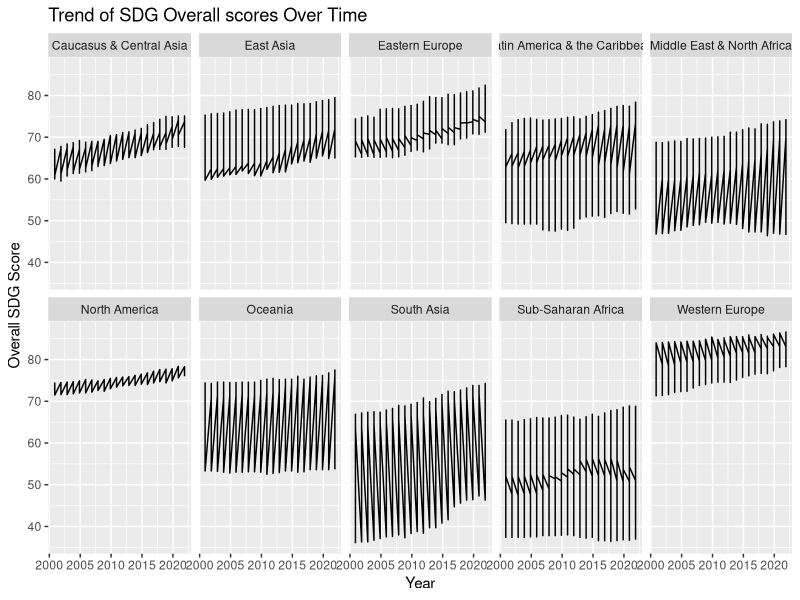
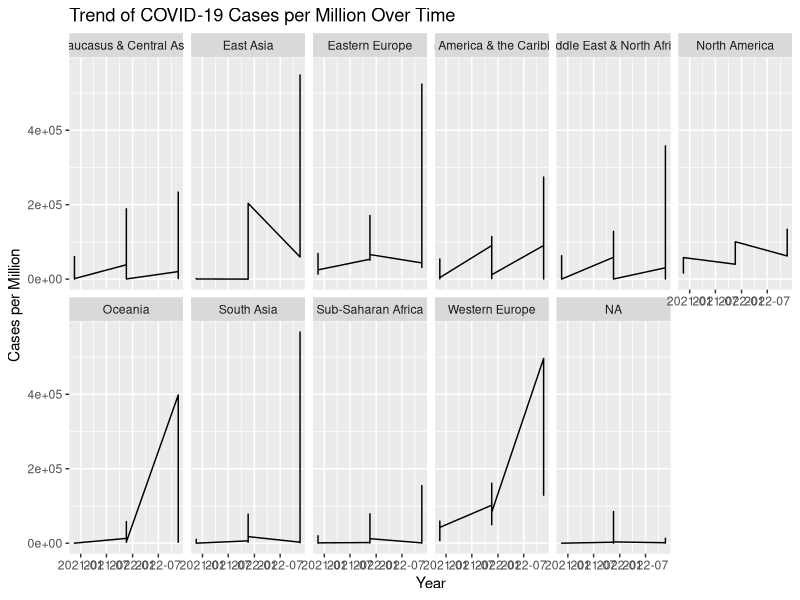
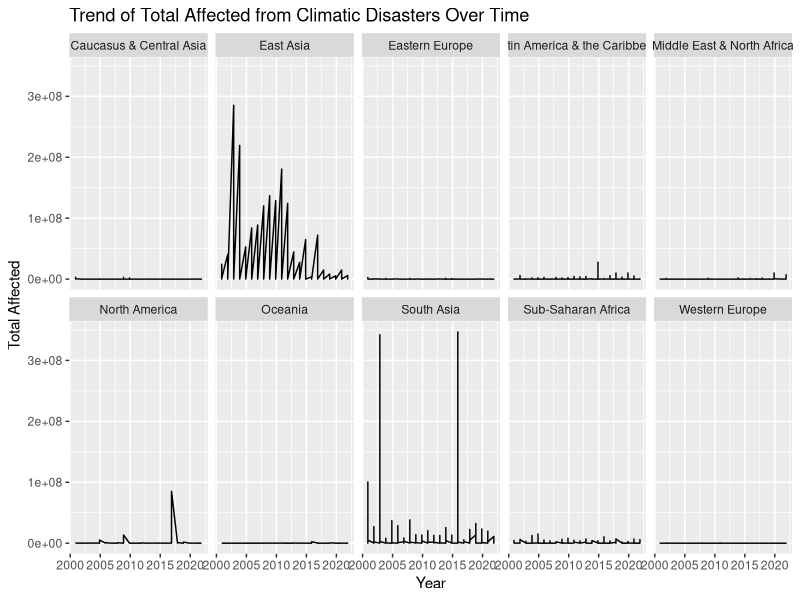
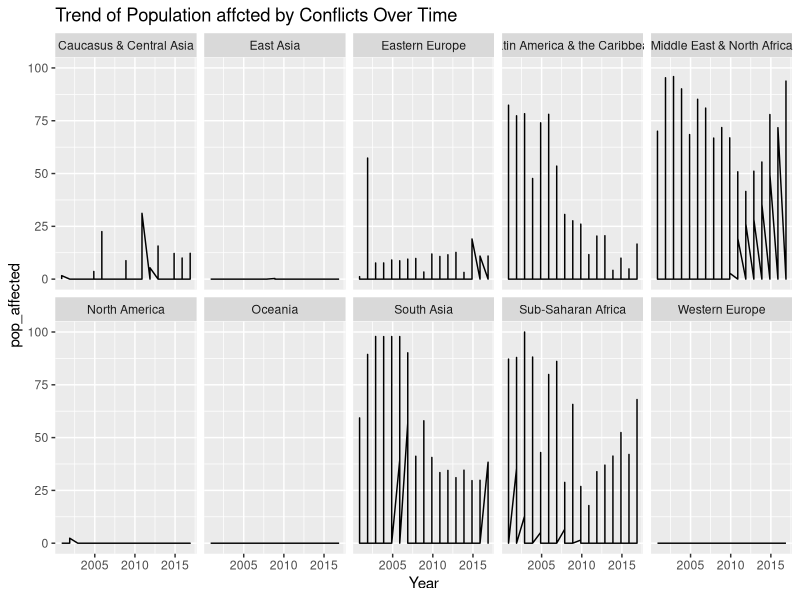
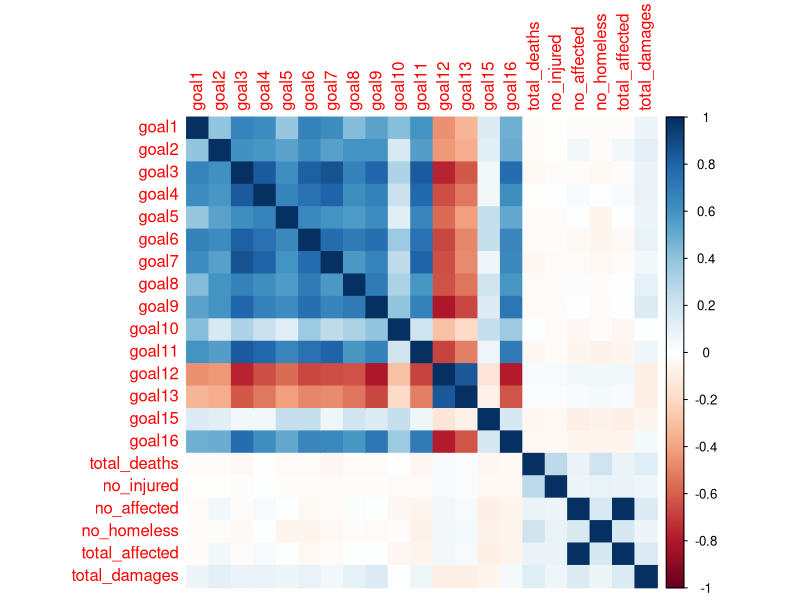
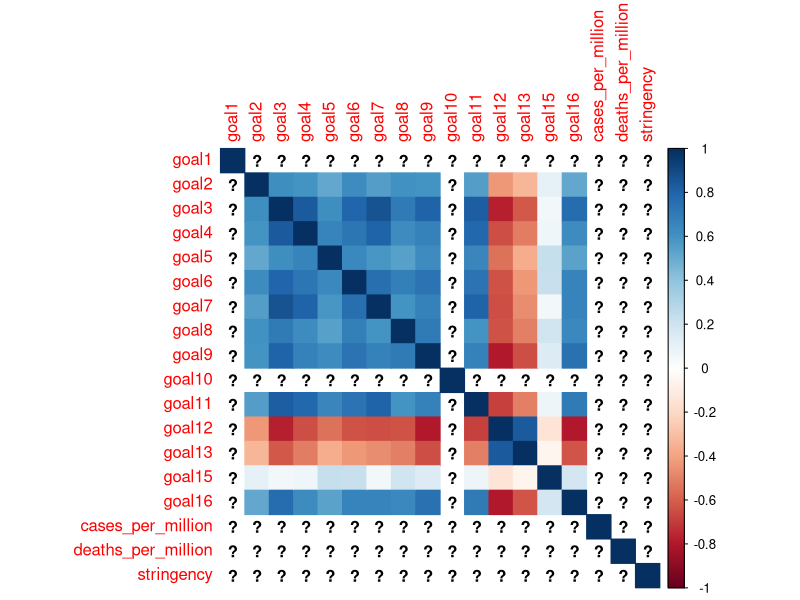

These figures' R source, in order: (Note: this script raises an error after producing the figures.)
###Is the evolution in sustainable development influenced by uncontrollable events, such as economic crisis, health crises and natural disasters? ###

install.packages("corrplot")
install.packages("ggplot2")
install.packages("reshape2")
install.packages("here")
library(corrplot)
library(ggplot2)
library(reshape2)
library(here)


# Importation of the data for this question
Q3.1 <- read.csv(here("scripts", "data", "data_question3_1.csv"))
Q3.2 <- read.csv(here("scripts", "data", "data_question3_2.csv"))
Q3.3 <- read.csv(here("scripts", "data", "data_question3_3.csv"))


#_____________________________________________________________________

#2. Data exploration
#Correlation_matrix <- cor(Q3.1[, c("goal1", "goal2", "goal3", "goal4", "goal5", "goal6", "goal7", "goal8", "goal9", "goa10", "goal11", "goal12", "goal13", "goal15", "goal16", "total_deaths")])


# Convert 'year' column to date format if it's not already in date format
Q3.1$year <- as.Date(as.character(Q3.1$year), format = "%Y")
Q3.2$year <- as.Date(as.character(Q3.2$year), format = "%Y")
Q3.3$year <- as.Date(as.character(Q3.3$year), format = "%Y")

# Replace the missing values by zero
Q3.1[is.na(Q3.1)] <- 0
print(Q3.1)

# Explore descriptive statistics
summary(Q3.1)  # Display summary statistics for all variables


# Time-series analysis of SDG scores by region
ggplot(data = Q3.1, aes(x = year, y = overallscore)) +
  geom_line() +
  labs(title = "Trend of SDG Overall scores Over Time", x = "Year", y = "Overall SDG Score")+
  facet_wrap(~ region, nrow = 2)  # Modify nrow as per your preference for rows in facet grid


# Time-series analysis of COVID-19 cases per million by region
# Filter COVID-19 data for dates after 2020
covid_filtered <- Q3.2[Q3.2$year >= as.Date("2020-01-01"), ]

ggplot(data = covid_filtered, aes(x = year, y = cases_per_million)) +
  geom_line() +
  labs(title = "Trend of COVID-19 Cases per Million Over Time", x = "Year", y = "Cases per Million")+
  facet_wrap(~ region, nrow = 2)  # Modify nrow as per your preference for rows in facet grid


# Time-series analysis of climatic disasters (e.g., total affected)
ggplot(data = Q3.1, aes(x = year, y = total_affected)) +
  geom_line() +
  labs(title = "Trend of Total Affected from Climatic Disasters Over Time", x = "Year", y = "Total Affected")+
  facet_wrap(~ region, nrow = 2)  # Modify nrow as per your preference for rows in facet grid


# Time-series analysis of Conflicts
# Filter conflict data for the years between 2000 and 2016
conflicts_filtered <- Q3.3[Q3.3$year >= as.Date("2000-01-01") & Q3.3$year <= as.Date("2016-12-31"), ]

ggplot(data = conflicts_filtered, aes(x = year, y = pop_affected)) +
  geom_line() +
  labs(title = "Trend of Population affcted by Conflicts Over Time", x = "Year", y = "pop_affected")+
  facet_wrap(~ region, nrow = 2)  # Modify nrow as per your preference for rows in facet grid



#___________________________________________________________________________________________
#3. correlation Analysis per country -> irrelevant, I ll try to do it by region

# Extract relevant columns (goals and disaster variables) from Q3.1
disaster_data <- Q3.1[, c("goal1", "goal2", "goal3", "goal4", "goal5", "goal6", "goal7", "goal8", "goal9", "goal10", "goal11", "goal12", "goal13", "goal15", "goal16", "total_deaths", "no_injured", "no_affected", "no_homeless", "total_affected", "total_damages")]

# Compute correlation matrix
correlation_disaster <- cor(disaster_data)

# Visualize correlation matrix (optional)
corrplot::corrplot(correlation_disaster, method = "color")




# Extract relevant columns (goals and COVID-19 variables) from Q3.2
covid_data <- Q3.2[, c("goal1", "goal2", "goal3", "goal4", "goal5", "goal6", "goal7", "goal8", "goal9", "goal10", "goal11", "goal12", "goal13", "goal15", "goal16", "cases_per_million", "deaths_per_million", "stringency")]

# Compute correlation matrix
correlation_covid <- cor(covid_data)

# Visualize correlation matrix (optional)
corrplot::corrplot(correlation_covid, method = "color")




# Extract relevant columns (goals and conflict variables) from Q3.3
conflict_data <- Q3.3[, c("goal1", "goal2", "goal3", "goal4", "goal5", "goal6", "goal7", "goal8", "goal9", "goal10", "goal11", "goal12", "goal13", "goal15", "goal16", "pop_affected", "area_affected", "max_intensity")]

# Compute correlation matrix
correlation_conflict <- cor(conflict_data)

# Visualize correlation matrix (optional)
corrplot::corrplot(correlation_conflict, method = "color")





####### 3. correlation Analysis per Region#####

# Get the names of the regions from the disaster dataset
regions <- unique(Q3.1$region)

# Visualize correlation matrix for each region with region names
corrplot::corrplot(
  correlation_disaster_by_region,
  method = "color",
  title = "Correlation Matrix for Disaster Dataset by Region",
  col.names = regions,
  row.names = regions
)

# Group data by region and calculate mean for each variable
disaster_data_by_region <- Q3.1 %>%
  group_by(region) %>%
  summarize(across(starts_with("goal"), mean),  # Compute mean for goal variables
            across(total_deaths:total_damages, sum))  # Sum for disaster-related variables

# Compute correlation matrix for each region
correlation_disaster_by_region <- cor(disaster_data_by_region[, -1])

# Visualize correlation matrix for each region (optional)
corrplot::corrplot(correlation_disaster_by_region, method = "color")



# Group data by region
grouped_data_by_region <- Q3.1 %>%
  group_by(region)

# Compute correlations between SDG goals and disaster-related variables for each region
correlations_by_region <- grouped_data_by_region %>%
  summarize(across(starts_with("goal"), ~cor(.x, total_affected)),  # Correlations with total_affected variable
            across(starts_with("goal"), ~cor(.x, total_deaths)),    # Correlations with total_deaths variable
            .groups = "drop")





grouped_data_by_region <- Q3.1 %>%
  group_by(region)

# Specify the list of disaster-related variables you want to correlate with SDG goals
disaster_variables <- c("total_affected", "total_deaths", "no_injured", "total_damages", "no_homeless")  # Update with your desired variables

# Compute correlations between SDG goals and multiple disaster-related variables for each region
correlations_by_region <- grouped_data_by_region %>%
  summarize(across(starts_with("goal"), ~cor(.x, across(all_of(disaster_variables)))), .groups = "drop")

# View correlations by region
print(correlations_by_region)





# Subset data for South and East Asia from Q3.1 dataset
south_east_asia_data <- Q3.1[Q3.1$region %in% c("South Asia", "East Asia"), ]


# Select relevant columns for correlation analysis
relevant_columns <- c("goal1", "goal2", "goal3", "goal4", "goal5", "goal6", "goal7", "goal8", "goal9", "goal10", "goal11", "goal12", "goal13", "goal15", "goal16", "total_deaths", "no_injured", "no_affected", "no_homeless", "total_affected", "total_damages")

# Compute correlation matrix for South and East Asia data
correlation_matrix <- cor(south_east_asia_data[, relevant_columns], use = "complete.obs")

# View the correlation matrix
print(correlation_matrix)

# Plotting the correlation matrix
corrplot(correlation_matrix, method = "color", type = "upper", order = "original", 
         tl.col = "black", tl.srt = 45)




























#______________________________________________________________________________________-
##Disasters
head(Q3.1)
str(Q3.1)

# Replace the missing values by zero
Q3.1[is.na(Q3.1)] <- 0
print(Q3.1)


#Correlations between variables
Q3.1_Correlation <- Q3.1 %>% 
  select(overallscore:total_damages)

#Calculate correlation matrix
Q3.1_corr_matrix <- cor(Q3.1_Correlation, use = "everything")
print(Q3.1_corr_matrix)

## Heatmap
# Melt the correlation matrix
#cor_melted <- melt(Q3.1_corr_matrix)

# Create p-value matrix
cor_matrix <- matrix(nrow = ncol(Q3.1_corr_matrix), ncol = ncol(Q3.1_corr_matrix))
p_matrix <- matrix(nrow = ncol(Q3.1_corr_matrix), ncol = ncol(Q3.1_corr_matrix))
rownames(cor_matrix) <- colnames(Q3.1_corr_matrix)
rownames(p_matrix) <- colnames(Q3.1_corr_matrix)
colnames(cor_matrix) <- colnames(Q3.1_corr_matrix)
colnames(p_matrix) <- colnames(Q3.1_corr_matrix)


# Calculate p-values
for (i in 1:ncol(Q3.1_corr_matrix)) {
  for (j in 1:ncol(Q3.1_corr_matrix)) {
    # Exclude missing values before performing the correlation test
    non_missing_rows <- complete.cases(Q3.1_corr_matrix[, c(i, j)])
    
    if (sum(non_missing_rows) > 1) {  # Check if there are enough non-missing observations
      test_result <- cor.test(Q3.1_corr_matrix[non_missing_rows, i], 
                              Q3.1_corr_matrix[non_missing_rows, j])
      cor_matrix[i, j] <- test_result$estimate
      p_matrix[i, j] <- test_result$p.value
    } else {
      p_matrix[i, j] <- NA  # Set to NA if not enough non-missing observations
    }
  }
}

# Melt for ggplot2
melted_cor_matrix <-
  melt(cor_matrix)
melted_p_matrix <-
  melt(matrix(as.vector(p_matrix), nrow = ncol(Q3.1_corr_matrix)))

# Combine the datasets
plot_data <- cbind(melted_cor_matrix, p_value = melted_p_matrix$value)

# Create the ggplot2 plot
ggplot(data = plot_data, aes(Var1, Var2, fill = value)) +
  geom_tile() +
  
  # Add text labels for correlation values and color based on significance
  geom_text(aes(label = sprintf("%.2f", value), color = p_value < 0.05),
            vjust = 1, size = 2.5) +
  
  # Customize the color scale
  scale_fill_gradient2(low = "blue", high = "red", mid = "white", 
                       midpoint = 0, limit = c(-1, 1), space = "Lab", 
                       name = "Pearson\nCorrelation") +
  
  # Customize the color legend for significance
  scale_color_manual(values = c("black", "turquoise")) + # black when significant, yellow if not
  
  # Adjust the appearance of the plot
  theme_minimal() +
  theme(axis.text.x = element_text(angle = 45, vjust = 1, size = 7, hjust = 1),
        axis.text.y = element_text(size= 7, hjust = 1),
        legend.position = "none") +
  
  # Little adjustments and labels
  coord_fixed() +
  labs(x = '', y = '', title = 'Correlation Matrix Heatmap Disaters')





#2ème??

#Correlations between variables
Q3.1_Correlation <- Q3.1 %>% 
  select(overallscore:total_damages)

# Calculate the correlation matrix
matrice_correlation <- cor(Q3.1_Correlation, use = "complete.obs")

# Print  the correlation matrix
print(matrice_correlation)


# Melt the correlation matrix for ggplot2
cor_melted <- as.data.frame(as.table(matrice_correlation))
names(cor_melted) <- c("Variable1", "Variable2", "Correlation")

# Create the heatmap
ggplot(data = cor_melted, aes(Variable1, Variable2, fill = Correlation)) +
  geom_tile() +
  scale_fill_gradient2(low = "blue", high = "red", mid = "white",
                       midpoint = 0, limit = c(-1, 1), space = "Lab",
                       name = "Corrélation") +
  theme_minimal() +
  theme(axis.text.x = element_text(angle = 45, vjust = 1, size = 8, hjust = 1),
        axis.text.y = element_text(size = 8)) +
  coord_fixed() +
  labs(x = '', y = '',
       title = 'Matrice de Corrélation et Heatmap')




#__________________________________________________________________________________


##COVID
Q3.2 <- read.csv(here("scripts", "data", "data_question3_2.csv"))
str(Q3.2)

#Correlations between variables
Q3.2_Correlation <- Q3.2 %>% 
  select(overallscore:stringency)

#Calculate correlation matrix
Q3.2_corr_matrix <- cor(Q3.2_Correlation, use = "everything")
print(Q3.2_corr_matrix)

## Heatmap

# Create p-value matrix
cor_matrix <- matrix(nrow = ncol(Q3.2_corr_matrix), ncol = ncol(Q3.2_corr_matrix))
p_matrix <- matrix(nrow = ncol(Q3.2_corr_matrix), ncol = ncol(Q3.2_corr_matrix))
rownames(cor_matrix) <- colnames(Q3.2_corr_matrix)
rownames(p_matrix) <- colnames(Q3.2_corr_matrix)
colnames(cor_matrix) <- colnames(Q3.2_corr_matrix)
colnames(p_matrix) <- colnames(Q3.2_corr_matrix)


# Calculate p-values
for (i in 1:ncol(Q3.2_corr_matrix)) {
  for (j in 1:ncol(Q3.2_corr_matrix)) {
    # Exclude missing values before performing the correlation test
    non_missing_rows <- complete.cases(Q3.2_corr_matrix[, c(i, j)])
    
    if (sum(non_missing_rows) > 1) {  # Check if there are enough non-missing observations
      test_result <- cor.test(Q3.2_corr_matrix[non_missing_rows, i], 
                              Q3.2_corr_matrix[non_missing_rows, j])
      cor_matrix[i, j] <- test_result$estimate
      p_matrix[i, j] <- test_result$p.value
    } else {
      p_matrix[i, j] <- NA  # Set to NA if not enough non-missing observations
    }
  }
}

# Melt for ggplot2
melted_cor_matrix <-
  melt(cor_matrix)
melted_p_matrix <-
  melt(matrix(as.vector(p_matrix), nrow = ncol(Q3.2_corr_matrix)))

# Combine the datasets
plot_data <- cbind(melted_cor_matrix, p_value = melted_p_matrix$value)

# Create the ggplot2 plot
ggplot(data = plot_data, aes(Var1, Var2, fill = value)) +
  geom_tile() +
  
  # Add text labels for correlation values and color based on significance
  geom_text(aes(label = sprintf("%.2f", value), color = p_value < 0.05),
            vjust = 1, size = 2.5) +
  
  # Customize the color scale
  scale_fill_gradient2(low = "blue", high = "red", mid = "white", 
                       midpoint = 0, limit = c(-1, 1), space = "Lab", 
                       name = "Pearson\nCorrelation") +
  
  # Customize the color legend for significance
  scale_color_manual(values = c("black", "turquoise")) + # black when significant, yellow if not
  
  # Adjust the appearance of the plot
  theme_minimal() +
  theme(axis.text.x = element_text(angle = 45, vjust = 1, size = 7, hjust = 1),
        axis.text.y = element_text(size=7, hjust = 1),
        legend.position = "none") +
  
  # Little adjustments and labels
  coord_fixed() +
  labs(x = '', y = '', title = 'Correlation Matrix Heatmap Covid')




#____________________________________________________________________________________
##Conflicts
Q3.3 <- read.csv(here("scripts", "data", "data_question3_3.csv"))
str(Q3.3)

#Correlations between variables
Q3.3_Correlation <- Q3.3 %>% 
  select(overallscore:maxintensity)

#Calculate correlation matrix
Q3.3_corr_matrix <- cor(Q3.3_Correlation, use = "everything")
print(Q3.2_corr_matrix)

## Heatmap

# Create p-value matrix
cor_matrix <- matrix(nrow = ncol(Q3.3_corr_matrix), ncol = ncol(Q3.3_corr_matrix))
p_matrix <- matrix(nrow = ncol(Q3.3_corr_matrix), ncol = ncol(Q3.3_corr_matrix))
rownames(cor_matrix) <- colnames(Q3.3_corr_matrix)
rownames(p_matrix) <- colnames(Q3.3_corr_matrix)
colnames(cor_matrix) <- colnames(Q3.3_corr_matrix)
colnames(p_matrix) <- colnames(Q3.3_corr_matrix)


# Calculate p-values
for (i in 1:ncol(Q3.3_corr_matrix)) {
  for (j in 1:ncol(Q3.3_corr_matrix)) {
    # Exclude missing values before performing the correlation test
    non_missing_rows <- complete.cases(Q3.3_corr_matrix[, c(i, j)])
    
    if (sum(non_missing_rows) > 1) {  # Check if there are enough non-missing observations
      test_result <- cor.test(Q3.3_corr_matrix[non_missing_rows, i], 
                              Q3.3_corr_matrix[non_missing_rows, j])
      cor_matrix[i, j] <- test_result$estimate
      p_matrix[i, j] <- test_result$p.value
    } else {
      p_matrix[i, j] <- NA  # Set to NA if not enough non-missing observations
    }
  }
}

# Melt for ggplot2
melted_cor_matrix <-
  melt(cor_matrix)
melted_p_matrix <-
  melt(matrix(as.vector(p_matrix), nrow = ncol(Q3.3_corr_matrix)))

# Combine the datasets
plot_data <- cbind(melted_cor_matrix, p_value = melted_p_matrix$value)

# Create the ggplot2 plot
ggplot(data = plot_data, aes(Var1, Var2, fill = value)) +
  geom_tile() +
  
  # Add text labels for correlation values and color based on significance
  geom_text(aes(label = sprintf("%.2f", value), color = p_value < 0.05),
            vjust = 1, size = 2.5) +
  
  # Customize the color scale
  scale_fill_gradient2(low = "blue", high = "red", mid = "white", 
                       midpoint = 0, limit = c(-1, 1), space = "Lab", 
                       name = "Pearson\nCorrelation") +
  
  # Customize the color legend for significance
  scale_color_manual(values = c("black", "turquoise")) + # black when significant, yellow if not
  
  # Adjust the appearance of the plot
  theme_minimal() +
  theme(axis.text.x = element_text(angle = 45, vjust = 1, size = 7, hjust = 1),
        axis.text.y = element_text(size=7, hjust = 1),
        legend.position = "none") +
  
  # Little adjustments and labels
  coord_fixed() +
  labs(x = '', y = '', title = 'Correlation Matrix Heatma Conflicts')
